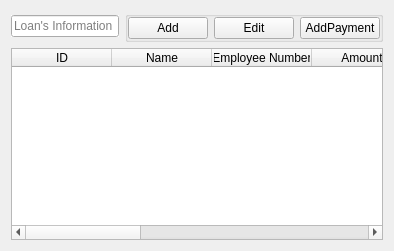
                 <widget class="QWidget" name="LoansRecordsPage">
                  <layout class="QGridLayout" name="gridLayout_23">
                   <item row="0" column="0">
                    <widget class="QLineEdit" name="LoansRecordsPage_search_txt">
                     <property name="autoFillBackground">
                      <bool>true</bool>
                     </property>
                     <property name="placeholderText">
                      <string>Loan's Information</string>
                     </property>
                     <property name="clearButtonEnabled">
                      <bool>true</bool>
                     </property>
                    </widget>
                   </item>
                   <item row="0" column="1">
                    <widget class="QGroupBox" name="groupBox_AssestAllocation_Search_2">
                     <property name="maximumSize">
                      <size>
                       <width>16777215</width>
                       <height>50</height>
                      </size>
                     </property>
                     <property name="title">
                      <string/>
                     </property>
                     <layout class="QGridLayout" name="gridLayout_35">
                      <property name="leftMargin">
                       <number>0</number>
                      </property>
                      <property name="topMargin">
                       <number>0</number>
                      </property>
                      <property name="rightMargin">
                       <number>0</number>
                      </property>
                      <property name="bottomMargin">
                       <number>0</number>
                      </property>
                      <item row="0" column="2">
                       <widget class="QPushButton" name="LoansRecordsPage_Pay_butt_">
                        <property name="text">
                         <string>AddPayment</string>
                        </property>
                       </widget>
                      </item>
                      <item row="0" column="1">
                       <widget class="QPushButton" name="LoansRecordsPage_edit_butt">
                        <property name="layoutDirection">
                         <enum>Qt::LeftToRight</enum>
                        </property>
                        <property name="text">
                         <string>Edit</string>
                        </property>
                       </widget>
                      </item>
                      <item row="0" column="0">
                       <widget class="QPushButton" name="LoansRecordsPage_Add_butt_">
                        <property name="text">
                         <string>Add</string>
                        </property>
                       </widget>
                      </item>
                     </layout>
                    </widget>
                   </item>
                   <item row="1" column="0" colspan="2">
                    <widget class="QTableWidget" name="LoansRecordsPage_LoansDataTable">
                     <property name="sizePolicy">
                      <sizepolicy hsizetype="Ignored" vsizetype="Expanding">
                       <horstretch>0</horstretch>
                       <verstretch>0</verstretch>
                      </sizepolicy>
                     </property>
                     <property name="selectionBehavior">
                      <enum>QAbstractItemView::SelectRows</enum>
                     </property>
                     <column>
                      <property name="text">
                       <string>ID</string>
                      </property>
                     </column>
                     <column>
                      <property name="text">
                       <string>Name</string>
                      </property>
                     </column>
                     <column>
                      <property name="text">
                       <string>Employee Number</string>
                      </property>
                     </column>
                     <column>
                      <property name="text">
                       <string>Amount</string>
                      </property>
                     </column>
                     <column>
                      <property name="text">
                       <string>Currency</string>
                      </property>
                     </column>
                     <column>
                      <property name="text">
                       <string>TimeStamp</string>
                      </property>
                     </column>
                     <column>
                      <property name="text">
                       <string>LoanType</string>
                      </property>
                     </column>
                     <column>
                      <property name="text">
                       <string>TypeOfDeposit</string>
                      </property>
                     </column>
                     <column>
                      <property name="text">
                       <string>Paidinful</string>
                      </property>
                     </column>
                    </widget>
                   </item>
                  </layout>
                 </widget>
